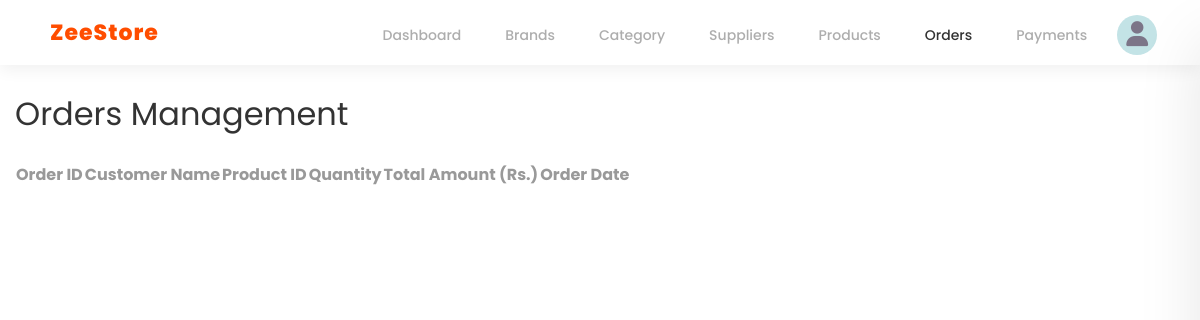
The app's page /admin/orders.php, older data.
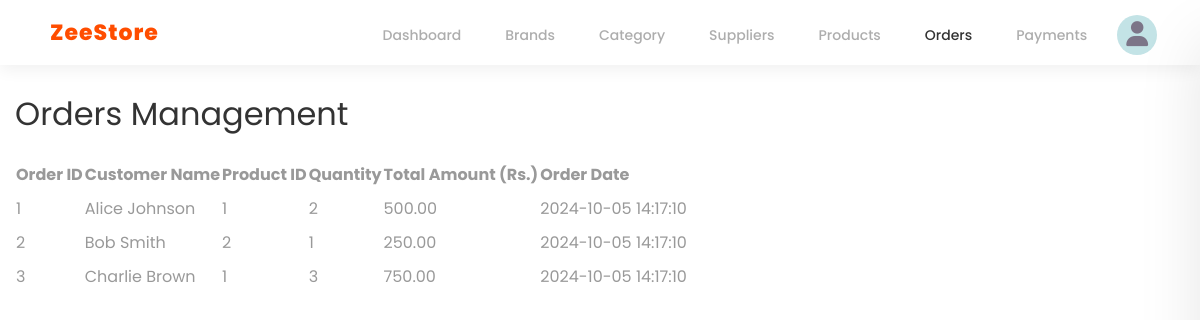
The same page, newer data.
### tables this page shows
CREATE TABLE `orders` (
  `id` int(11) NOT NULL,
  `customer_name` varchar(255) NOT NULL,
  `product_id` int(11) NOT NULL,
  `quantity` int(11) NOT NULL,
  `total_amount` decimal(10,2) NOT NULL,
  `order_date` datetime DEFAULT current_timestamp()
);

### admin/orders.php (the view, shortened to what this page needs)
<!DOCTYPE html>
<html lang="en">
<head>
  <?php
  require_once '../php/styles.php';
  require_once '../php/DbConnect.php';
  ?>
</head>
<body>
  <nav>
    <a href="index.html" class="brand">ZeeStore</a>
    <div>
      <ul id="navbar">
        <li><a href="dashboard.php">Dashboard</a></li>
        <li><a href="brand.php">Brands</a></li>
        <li><a href="catagory.php">Category</a></li>
        <li><a href="supplier.php">Suppliers</a></li>
        <li><a href="product.php">Products</a></li>
        <li><a href="orders.php" class="active">Orders</a></li>
        <li><a href="payments.php">Payments</a></li>
        <li class="user" id="user">
          <div class="circle"></div>
          <i class="fa fa-user"></i>
        </li>
      </ul>
    </div>
  </nav>
  <div class="container">
    <h1>Orders Management</h1>
    <table>
      <thead>
        <tr>
          <th>Order ID</th>
          <th>Customer Name</th>
          <th>Product ID</th>
          <th>Quantity</th>
          <th>Total Amount (Rs.)</th>
          <th>Order Date</th>
        </tr>
      </thead>
      <tbody>
        <?php
        $orders_query = "SELECT * FROM orders";
        $orders_result = mysqli_query($conn, $orders_query);
        while ($row = mysqli_fetch_assoc($orders_result)) {
            echo "<tr>
                    <td>{$row['id']}</td>
                    <td>{$row['customer_name']}</td>
                    <td>{$row['product_id']}</td>
                    <td>{$row['quantity']}</td>
                    <td>{$row['total_amount']}</td>
                    <td>{$row['order_date']}</td>
                  </tr>";
        }
        ?>
      </tbody>
    </table>
  </div>
  <?php require_once '../php/javaScripts.php' ?>
</body>
</html>

Row changes from the older to the newer data that the page shows:
added orders: id "1", customer_name "Alice Johnson", product "1", quantity "2", total_amount "500.00", order_date "2024-10-05 14:17:10"
added orders: id "2", customer_name "Bob Smith", product "2", quantity "1", total_amount "250.00", order_date "2024-10-05 14:17:10"
added orders: id "3", customer_name "Charlie Brown", product "1", quantity "3", total_amount "750.00", order_date "2024-10-05 14:17:10"
